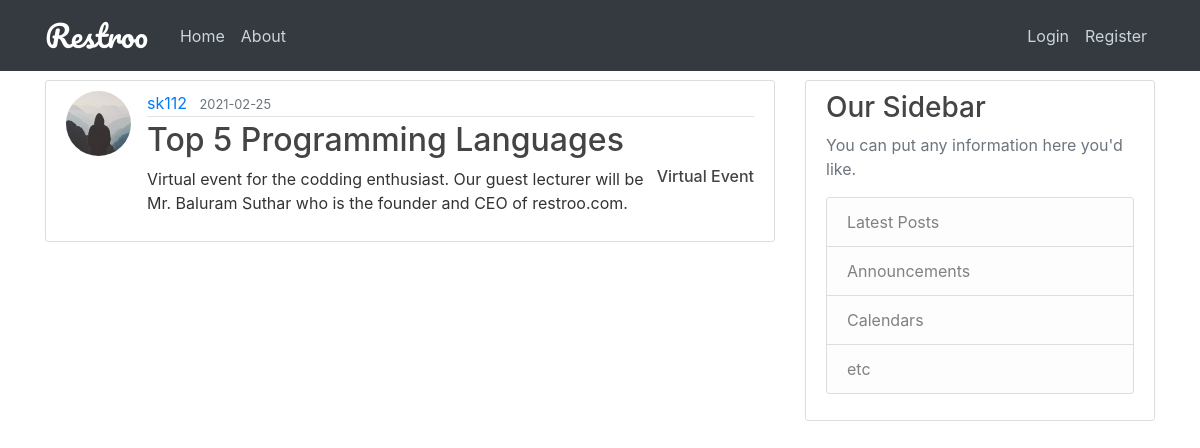
/post/6, run on the app's committed database.
### restroo/models.py (models this page shows, shortened)
class User(db.Model, UserMixin):
    id = db.Column(db.Integer, primary_key=True)
    name = db.Column(db.String(100), nullable=False)
    username = db.Column(db.String(20), unique=True, nullable=False)
    email = db.Column(db.String(120), unique=True, nullable=False)
    address = db.Column(db.Text, nullable=False)
    contact = db.Column(db.Integer, nullable=False)
    role = db.Column(db.String(20), nullable=False, default="customer")
    image_file = db.Column(db.String(20), nullable=False, default='default.jpg')
    password = db.Column(db.String(60), nullable=False)
    table = db.relationship('Tables', backref='restaurant', lazy=True)
    medias = db.relationship('Media', backref='uploader', lazy=True)
    posts = db.relationship('Post', back_populates='author', lazy=True)
    bookings = db.relationship('Booking', back_populates='booker', lazy=True,
                               primaryjoin='User.id==Booking.cust_id')
    reserves = db.relationship('Booking', back_populates='bookplace', lazy=True,
                               primaryjoin='User.id==Booking.rest_id')
    reviewed_by = db.relationship('Review', back_populates='reviewer', lazy=True,
                                  primaryjoin='User.id==Review.cust_id')
    reviewed_at = db.relationship('Review', back_populates='reviewplace', lazy=True,
                                  primaryjoin='User.id==Review.rest_id')

class Post(db.Model):
    id = db.Column(db.Integer, primary_key=True)
    title = db.Column(db.String(100), nullable=False)
    date_posted = db.Column(db.DateTime, nullable=False, default=datetime.utcnow)
    content = db.Column(db.Text, nullable=False)
    category = db.Column(db.String(20), nullable=False)
    rest_id = db.Column(db.Integer, db.ForeignKey('user.id'), nullable=False)
    author = db.relationship('User', back_populates='posts')

### restroo/routes.py (the view)
@app.route("/post/<int:post_id>")
def post(post_id):
    post = Post.query.get_or_404(post_id)
    return render_template('post.html', title=post.title, post=post)

### restroo/templates/post.html (shortened to what this page needs)
{% extends "layout.html" %}
{% block content %}
        <article class="media content-section" style="width: 100%;">
        <img class="rounded-circle article-img" src="{{ url_for('static', filename='profile_pics/' + post.author.image_file) }}">
          <div class="media-body">
            <div class="article-metadata">
              <a class="mr-2" href="#">{{ post.author.username }}</a>
              <small class="text-muted">{{ post.date_posted.strftime('%Y-%m-%d') }}</small>
            </div>
            <h2 class="article-title">{{ post.title }}</h2>
              <h6 style="float: right"><a class="article-title" href="#">{{ post.category }}</a></h6>
            <p class="article-content">{{ post.content }}</p>
          </div>
        </article>
{% endblock content %}

### restroo/static/main.css (style rules this page uses)
body { background-image: url('pexels-pixabay-326279.jpg'); background-repeat: no-repeat; background-attachment: fixed; background-size: cover; color: #333333; margin-top: 5rem; }
h1, h2, h3, h4, h5, h6 { color: #444444; }
.content-section { background: #ffffff; padding: 10px 20px; border: 1px solid #dddddd; border-radius: 3px; margin-bottom: 20px; }
.article-title { color: #444444; }
.article-content { white-space: pre-line; }
.article-img { height: 65px; width: 65px; margin-right: 16px; }
.article-metadata { padding-bottom: 1px; margin-bottom: 4px; border-bottom: 1px solid #e3e3e3 }

### data on the page
User: image_file (placeholder picture), author.username "sk112"
Post: date_posted "2021-02-25", title "Top 5 Programming Languages", category "Virtual Event", content "Virtual event for the codding enthusiast. Our guest lecturer will be Mr. Baluram Suthar who is the founder and CEO of restroo.com."
